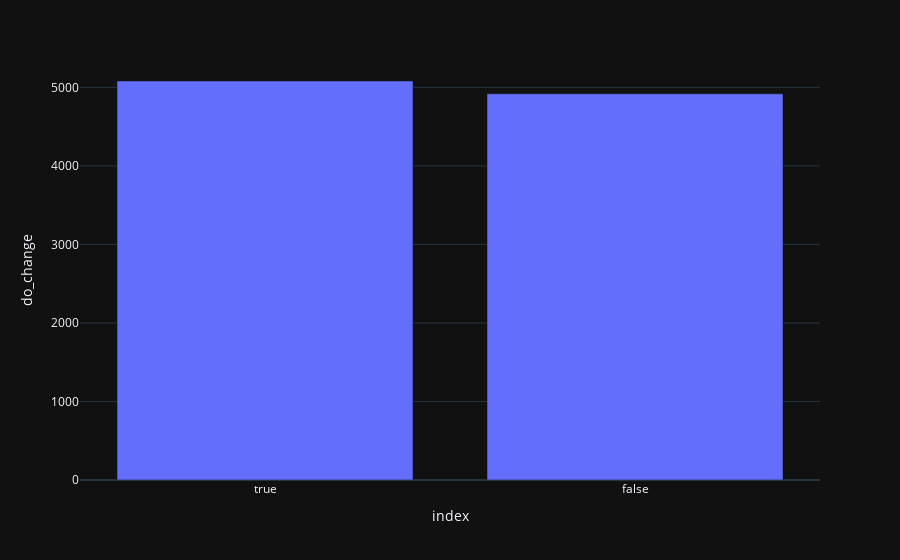

Source (notebook cell):
### Code cell
px.bar(df['do_change'].value_counts().to_frame().reset_index(), x='index', y='do_change')

### Figure 1 — Plotly figure (JSON) as saved in the notebook; plotly's stock layout.template omitted (floating-point values rounded to 4 significant figures)
{"data": [{"alignmentgroup": "True", "hoverlabel": {"namelength": 0}, "hovertemplate": "index=%{x}<br>do_change=%{y}", "legendgroup": "", "marker": {"color": "#636efa"}, "name": "", "offsetgroup": "", "orientation": "v", "showlegend": false, "textposition": "auto", "type": "bar", "x": [true, false], "xaxis": "x", "y": [5081, 4919], "yaxis": "y"}], "layout": {"autosize": true, "barmode": "relative", "legend": {"tracegroupgap": 0}, "margin": {"t": 60}, "xaxis": {"anchor": "y", "autorange": true, "domain": [0, 1], "range": [-0.5, 1.5], "title": {"text": "index"}, "type": "category"}, "yaxis": {"anchor": "x", "autorange": true, "domain": [0, 1], "range": [0, 5348.0], "title": {"text": "do_change"}, "type": "linear"}}}
